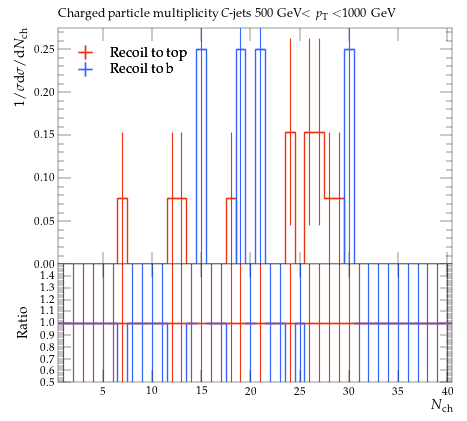

Source code (Python):
#! /usr/bin/env python

# This Python script was auto-generated using YODA v2.0.2.
# Analysis object: /MC_HFDECAYS/avg_C_jet_ch_mult_500_1000
# Timestamp: 31-07-2026 (13:13:53)

import matplotlib as mpl
import matplotlib.pyplot as plt
mpl.use('Agg') # comment out for interactive use
import os
import numpy as np

plotDir = os.path.split(os.path.realpath(__file__))[0]
if 'YODA_USER_PLOT_PATH' in globals():
    plot_outdir = globals()['YODA_USER_PLOT_PATH']
else:
    plot_outdir = plotDir

#plot style
plt.style.use(os.path.join(plotDir, '../default.mplstyle'))
# plot metadata
figW, figH = plt.rcParams['figure.figsize']
ax_xLabel = r'$N_\mathrm{ch}$'
ax_yLabel = r'$1/\sigma \mathrm{d}\sigma/\mathrm{d}N_\mathrm{ch}$'
ax_title  = r'Charged particle multiplicity $C$-jets 500 GeV$<p_\mathrm{T}<$1000 GeV'
ax_xScale = 'linear'
ax_yScale = 'linear'
xLims = (0.5, 40.5)
yLims = (0.0, 0.275)
xMinorTickMarks = 0

# TeX-friendly labels for the legend
labels = {
    'legend' : ([ r"Recoil to top", r"Recoil to b" ], r""),
}

# Adjust canvas width and height
canvasW = 10.0
canvasH = 9.0
figW *= canvasW/10.
figH *= canvasH/9.

# Create figure and axis objects
fig, (ax, ratio0_ax) = plt.subplots(2, 1, sharex=True,
                  figsize=(figW,figH), gridspec_kw={'height_ratios': (6.0, 3.0)})

# Set figure margins
plt.subplots_adjust(
    left   = 1.0 * plt.rcParams['figure.subplot.left'],
    right  = 1.0 * plt.rcParams['figure.subplot.right'],
    top    = 1.0 * plt.rcParams['figure.subplot.top'],
    bottom = 1.0 * plt.rcParams['figure.subplot.bottom'])

ratio0_ax.yaxis.set_major_locator(mpl.ticker.MultipleLocator(0.1))
ratio0_ax.set_ylim(0.5, 1.4999)
ratio0_ax.set_ylabel('Ratio')
ratio0_ax.xaxis.set_minor_locator(mpl.ticker.NullLocator())

# the numerical data is stored in a separate file
dataf = dict()
prefix = os.path.split(__file__)[0]
if prefix:    prefix = prefix + '/'
exec(open(prefix+'avg_C_jet_ch_mult_500_1000__data.py').read(), dataf)


legend_handles = dict() # keep track of handles for the legend

# style options for curves
# starts at zorder>=5 to draw curve on top of legend
styles = {
  'recoil_t': {
    'color' : '#EE3311',
    'linestyle' : '-',
    'linewidth' : 1,
    'marker' : 'none',
    'markersize' : 2,
    'capsize' : 0.0,
    'zorder' : 5,
    'histstyle' : 1,
    'drawstyle' : 'steps-pre',
    'xerrorbars' : 1,
    'yerrorbars' : 1,
    'fillcolor' : None,
    'fillopacity' : 1.0,
    'ratio0_linestyle' : '-',
    'ratio0_linewidth' : 1,
    'ratio0_marker' : 'none',
    'ratio0_markersize' : 2,
    'ratio0_capsize' : 0.0,
    'ratio0_zorder' : 5,
    'ratio0_histstyle' : 1,
    'ratio0_drawstyle' : 'steps-pre',
    'ratio0_xerrorbars' : 1,
    'ratio0_yerrorbars' : 1,
  },
  'recoil_b': {
    'color' : '#3366FF',
    'linestyle' : '-',
    'linewidth' : 1,
    'marker' : 'none',
    'markersize' : 2,
    'capsize' : 0.0,
    'zorder' : 6,
    'histstyle' : 1,
    'drawstyle' : 'steps-pre',
    'xerrorbars' : 1,
    'yerrorbars' : 1,
    'fillcolor' : None,
    'fillopacity' : 1.0,
    'ratio0_linestyle' : '-',
    'ratio0_linewidth' : 1,
    'ratio0_marker' : 'none',
    'ratio0_markersize' : 2,
    'ratio0_capsize' : 0.0,
    'ratio0_zorder' : 6,
    'ratio0_histstyle' : 1,
    'ratio0_drawstyle' : 'steps-pre',
    'ratio0_xerrorbars' : 1,
    'ratio0_yerrorbars' : 1,
  },
}

# curve from input yoda files in main panel
for label, yvals in dataf['yvals'].items():
    if all(np.isnan(v) for v in dataf['yvals'][label]):
        continue
    tmp = None
    if styles[label]['histstyle']: # draw as histogram
        xpos = dataf['xedges'][label] if styles[label]['drawstyle'] else dataf['xpoints'][label]
        ypos = np.insert(yvals, 0, yvals[0]) if styles[label]['drawstyle'] else yvals
        if styles[label]['fillcolor']: # fill area below curve
            ax.fill_between(xpos, ypos, step='pre',
                            color=styles[label]['fillcolor'],
                            alpha=styles[label]['fillopacity'])
        tmp, = ax.plot(xpos, ypos,
                       color=styles[label]['color'],
                       linestyle=styles[label]['linestyle'],
                       linewidth=styles[label]['linewidth'],
                       drawstyle=styles[label]['drawstyle'], solid_joinstyle='miter',
                       zorder=styles[label]['zorder'], label=label)
    tmp = ax.errorbar(dataf['xpoints'][label], yvals,
                      xerr=np.array(dataf['xerrs'][label])*styles[label]['xerrorbars'],
                      yerr=np.array(dataf['yerrs'][label])*styles[label]['yerrorbars'],
                      fmt=styles[label]['marker'], capsize=styles[label]['capsize'],
                      markersize=styles[label]['markersize'],
                      ecolor=styles[label]['color'],
                      color=styles[label]['color'], zorder=styles[label]['zorder'])
    tmp[-1][0].set_linestyle(styles[label]['linestyle'])
    tmp[-1][0].set_linewidth(styles[label]['linewidth'])
    if label in dataf['add_legend_handle']:  legend_handles[label] = tmp
    for varLabel in dataf['variation_yvals'].keys():
        if varLabel.startswith(label):
            tmp, = ax.plot(dataf['xedges'][label], dataf['variation_yvals'][varLabel],
                           color=styles[label]['color'],
                           linestyle=styles[label]['linestyle'],
                           linewidth=styles[label]['linewidth'],
                           drawstyle='steps-pre', solid_joinstyle='miter',
                           zorder=styles[label]['zorder'], alpha=0.5)


# plots on ratio panel
# curve from input yoda files in ratio panel
for label, yvals in dataf['ratio0_yvals'].items():
    if all(np.isnan(v) for v in yvals):
        continue
    if styles[label]['ratio0_histstyle']: # plot as histogram
        xpos = dataf['xedges']['recoil_t'] if styles[label]['ratio0_drawstyle'] else dataf['xpoints']['recoil_t']
        ypos = np.insert(yvals, 0, yvals[0]) if styles[label]['ratio0_drawstyle'] else yvals
        ratio0_ax.plot(xpos, ypos,
                       color=styles[label]['color'],
                       linewidth=styles[label]['linewidth'],
                       linestyle=styles[label]['ratio0_linestyle'],
                       drawstyle=styles[label]['ratio0_drawstyle'], zorder=styles[label]['zorder'],
                       solid_joinstyle='miter')
    tmp = ratio0_ax.errorbar(dataf['xpoints']['recoil_t'], yvals,
                             xerr=np.array(dataf['ref_xerrs'])*styles[label]['ratio0_xerrorbars'],
                             yerr=np.array(dataf['ratio0_yerrs'][label])*styles[label]['ratio0_yerrorbars'],
                             fmt=styles[label]['ratio0_marker'], capsize=styles[label]['ratio0_capsize'],
                             markersize=styles[label]['ratio0_markersize'],
                             ecolor=styles[label]['color'],
                             color=styles[label]['color'])
    tmp[-1][0].set_linestyle(styles[label]['ratio0_linestyle'])
    tmp[-1][0].set_linewidth(styles[label]['ratio0_linewidth'])

    for varlabel in dataf['ratio0_variation_vals'].keys():
        if varlabel.startswith(label):
            ratio0_ax.plot(dataf['xedges']['recoil_t'],
                            dataf['ratio0_variation_vals'][varlabel],
                            color=styles[label]['color'],
                            linestyle=styles[label]['linestyle'],
                            linewidth=styles[label]['linewidth'],
                            drawstyle='steps-pre', solid_joinstyle='miter',
                            zorder=1, alpha=0.5)

legend_items = list(legend_handles.values())
ax.add_artist(ax.legend(legend_items,
                        labels['legend'][0],
                        title=labels['legend'][1],
                        alignment='left',
                        loc='upper left',
                        bbox_to_anchor=(0.0, 0.97)))

# set plot metadata as defined above
ratio0_ax.set_xlabel(ax_xLabel)
ratio0_ax.xaxis.set_label_coords(1., -0.15)
ax.set_ylabel(ax_yLabel, ha='right', va='top')
ax.yaxis.set_label_coords(-0.11, 1.0)
ax.set_title(ax_title, loc='left')
ax.set_xscale(ax_xScale)
ax.set_yscale(ax_yScale)
ax.set_xlim(xLims)
ax.set_ylim(yLims)

# tick formatting
plt.rcParams['xtick.top'] = True
plt.rcParams['ytick.right'] = True
ax.xaxis.set_minor_locator(mpl.ticker.NullLocator())
fig.align_ylabels((ax, ratio0_ax))
plt.savefig(os.path.join(plot_outdir, 'avg_C_jet_ch_mult_500_1000.pdf'), format='PDF')
plt.savefig(os.path.join(plot_outdir, 'avg_C_jet_ch_mult_500_1000.png'), format='PNG')

plt.close(fig)
